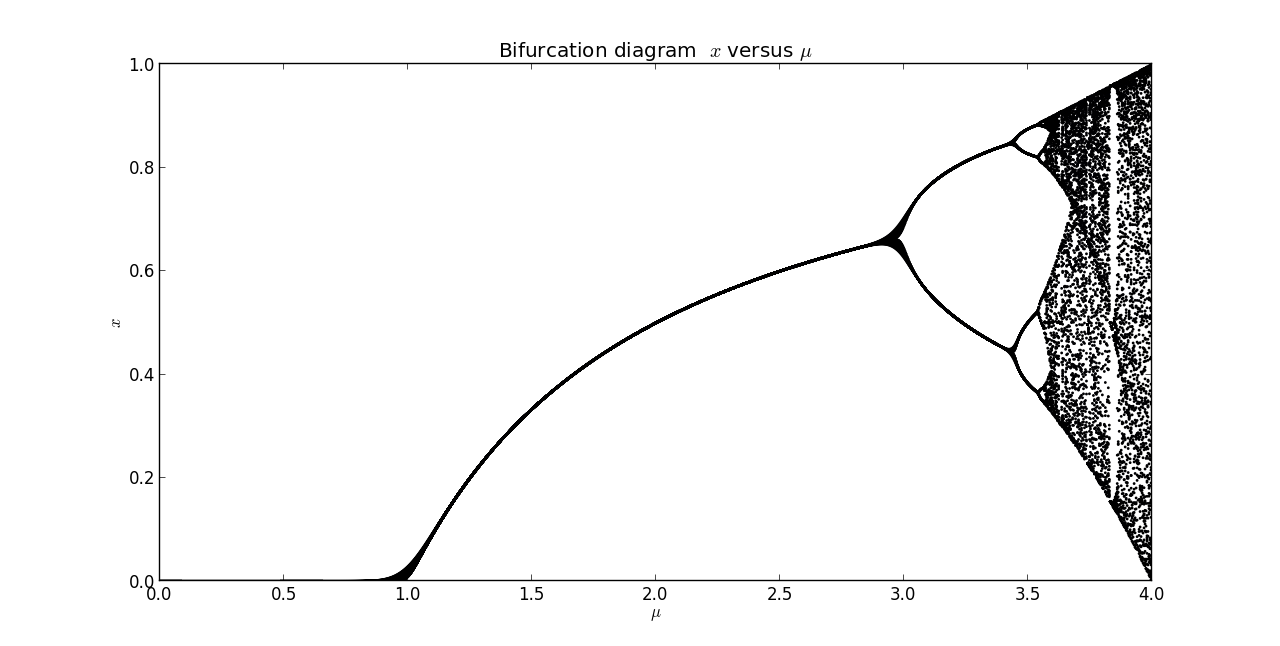

Write the Python code that produced this figure.
# -*- coding: utf-8 -*-
"""
Created on Fri Jan 29 20:46:05 2016
Caculate the bifurcation diagram for the logistic map.
@author: nightwing
"""

from tqdm import tqdm
from numpy import linspace
import matplotlib.pyplot as plt

situations = [] #this list store [u,value_x]

#caculate x and n at different u
def LOGISTIC_MAP(x,u):
    n = 1           #initial value of n 
    n_end = 100     #end of n 
    value_x = []    #this list store the value of x
    
    while n <= n_end:
        if n >= 30:
            value_x.append(x)
        x = u*x*(1-x)
        n += 1
    return [value_x]

#-----------caculate-------------    
AMOUNTS = 1000
range_mu = linspace(0,4,AMOUNTS)

for mu in tqdm(range_mu):
    situations.append(LOGISTIC_MAP(0.5,mu))
  
#----------------graph--------------
plt.title("Bifurcation diagram  $x$ versus $\mu$")
plt.xlabel("$\mu$")
plt.ylabel("$x$")
for i in range(AMOUNTS):
    MU = [range_mu[i]]
    for X in situations[i]:
        plt.scatter(MU*len(X),X,s=1)
plt.xlim(0,4)
plt.ylim(0,1)        
plt.show()
